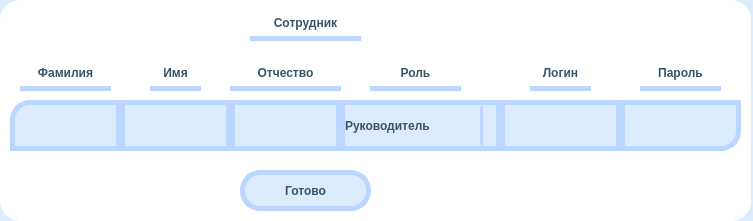
<?xml version="1.0" encoding="UTF-8"?>
<!-- Edit Employee UI code for CRM application
Copyright(C) 2022 Plnguins

This program is free software : you can redistribute it and / or modify
it under the terms of the GNU Affero General Public License as published
by the Free Software Foundation, either version 3 of the License, or
(at your option) any later version.

This program is distributed in the hope that it will be useful,
but WITHOUT ANY WARRANTY; without even the implied warranty of
MERCHANTABILITY or FITNESS FOR A PARTICULAR PURPOSE.See the
GNU Affero General Public License for more details.

You should have received a copy of the GNU Affero General Public License
along with this program.If not, see < https:  // www.gnu.org/licenses/>. -->
<ui version="4.0">
 <class>editEmployee</class>
 <widget class="QWidget" name="editEmployee">
  <property name="geometry">
   <rect>
    <x>0</x>
    <y>0</y>
    <width>753</width>
    <height>221</height>
   </rect>
  </property>
  <property name="windowTitle">
   <string>Сотрудник</string>
  </property>
  <widget class="QLabel" name="Name">
   <property name="geometry">
    <rect>
     <x>150</x>
     <y>60</y>
     <width>51</width>
     <height>31</height>
    </rect>
   </property>
   <property name="styleSheet">
    <string notr="true">	font: 12pt &quot;Comfortaa&quot;;
	font: bold;
	color:  rgb(56, 84, 102);
	border: 5px solid #BBD6FF ;
	border-top: transparent;
	border-left: transparent;
	border-right: transparent;</string>
   </property>
   <property name="text">
    <string>Имя</string>
   </property>
   <property name="alignment">
    <set>Qt::AlignCenter</set>
   </property>
  </widget>
  <widget class="QLabel" name="Login">
   <property name="geometry">
    <rect>
     <x>530</x>
     <y>60</y>
     <width>61</width>
     <height>31</height>
    </rect>
   </property>
   <property name="styleSheet">
    <string notr="true">	font: 12pt &quot;Comfortaa&quot;;
	font: bold;
	color:  rgb(56, 84, 102);
	border: 5px solid #BBD6FF ;
	border-top: transparent;
	border-left: transparent;
	border-right: transparent;</string>
   </property>
   <property name="text">
    <string>Логин</string>
   </property>
   <property name="alignment">
    <set>Qt::AlignCenter</set>
   </property>
  </widget>
  <widget class="QLabel" name="Password">
   <property name="geometry">
    <rect>
     <x>640</x>
     <y>60</y>
     <width>81</width>
     <height>31</height>
    </rect>
   </property>
   <property name="styleSheet">
    <string notr="true">	font: 12pt &quot;Comfortaa&quot;;
	font: bold;
	color:  rgb(56, 84, 102);
	border: 5px solid #BBD6FF ;
	border-top: transparent;
	border-left: transparent;
	border-right: transparent;</string>
   </property>
   <property name="text">
    <string>Пароль</string>
   </property>
   <property name="alignment">
    <set>Qt::AlignCenter</set>
   </property>
  </widget>
  <widget class="QLabel" name="Surname">
   <property name="geometry">
    <rect>
     <x>20</x>
     <y>60</y>
     <width>91</width>
     <height>31</height>
    </rect>
   </property>
   <property name="styleSheet">
    <string notr="true">	font: 12pt &quot;Comfortaa&quot;;
	font: bold;
	color:  rgb(56, 84, 102);
	border: 5px solid #BBD6FF ;
	border-top: transparent;
	border-left: transparent;
	border-right: transparent;</string>
   </property>
   <property name="text">
    <string>Фамилия</string>
   </property>
   <property name="alignment">
    <set>Qt::AlignCenter</set>
   </property>
  </widget>
  <widget class="QLineEdit" name="PasswordEnter">
   <property name="geometry">
    <rect>
     <x>620</x>
     <y>100</y>
     <width>121</width>
     <height>51</height>
    </rect>
   </property>
   <property name="styleSheet">
    <string notr="true">	font: 12pt &quot;Comfortaa&quot;;
	font: bold;
	color:  rgb(56, 84, 102);	
	background-color: rgb(221, 235, 255);
	border: 5px solid #BBD6FF ;
	border-top-left-radius: 0px;
	border-top-right-radius:0px;
	border-bottom-left-radius:0px;
	border-bottom-right-radius:20px;</string>
   </property>
   <property name="maxLength">
    <number>30</number>
   </property>
   <property name="alignment">
    <set>Qt::AlignCenter</set>
   </property>
  </widget>
  <widget class="QLineEdit" name="LoginEnter">
   <property name="geometry">
    <rect>
     <x>500</x>
     <y>100</y>
     <width>121</width>
     <height>51</height>
    </rect>
   </property>
   <property name="styleSheet">
    <string notr="true">	font: 12pt &quot;Comfortaa&quot;;
	font: bold;
	color:  rgb(56, 84, 102);	
	background-color: rgb(221, 235, 255);
	border: 5px solid #BBD6FF ;
	border-radius:0px;</string>
   </property>
   <property name="maxLength">
    <number>30</number>
   </property>
   <property name="alignment">
    <set>Qt::AlignCenter</set>
   </property>
  </widget>
  <widget class="QLineEdit" name="NameEnter">
   <property name="geometry">
    <rect>
     <x>120</x>
     <y>100</y>
     <width>111</width>
     <height>51</height>
    </rect>
   </property>
   <property name="styleSheet">
    <string notr="true">	font: 12pt &quot;Comfortaa&quot;;
	font: bold;
	color:  rgb(56, 84, 102);	
	background-color: rgb(221, 235, 255);
	border: 5px solid #BBD6FF ;
border-radius:0px;</string>
   </property>
   <property name="maxLength">
    <number>30</number>
   </property>
   <property name="alignment">
    <set>Qt::AlignCenter</set>
   </property>
  </widget>
  <widget class="QLabel" name="Patronymic">
   <property name="geometry">
    <rect>
     <x>230</x>
     <y>60</y>
     <width>111</width>
     <height>31</height>
    </rect>
   </property>
   <property name="styleSheet">
    <string notr="true">	font: 12pt &quot;Comfortaa&quot;;
	font: bold;
	color:  rgb(56, 84, 102);
	border: 5px solid #BBD6FF ;
	border-top: transparent;
	border-left: transparent;
	border-right: transparent;</string>
   </property>
   <property name="text">
    <string>Отчество</string>
   </property>
   <property name="alignment">
    <set>Qt::AlignCenter</set>
   </property>
  </widget>
  <widget class="QLabel" name="BackgroundEnter">
   <property name="geometry">
    <rect>
     <x>0</x>
     <y>0</y>
     <width>751</width>
     <height>221</height>
    </rect>
   </property>
   <property name="styleSheet">
    <string notr="true">background-color :rgb(255, 255, 255);
border-radius: 20px;</string>
   </property>
   <property name="text">
    <string/>
   </property>
  </widget>
  <widget class="QPushButton" name="Apply">
   <property name="geometry">
    <rect>
     <x>240</x>
     <y>170</y>
     <width>131</width>
     <height>41</height>
    </rect>
   </property>
   <property name="styleSheet">
    <string notr="true">QPushButton#Apply:!pressed {
    font: 12pt &quot;Comfortaa&quot;;
	font: bold;
	color:  rgb(56, 84, 102);	
	background-color: rgb(221, 235, 255);
	border: 5px solid #BBD6FF ;
	border-radius:20px;
 }

QPushButton#Apply {
    font: 12pt &quot;Comfortaa&quot;;
	font: bold;
	color:  rgb(56, 84, 102);	
	background-color: rgb(221, 235, 255);
	border: 5px solid #BBD6FF ;
	border-radius:20px;;
 }

QPushButton#Apply:hover {
    font: 12pt &quot;Comfortaa&quot;;
	font: bold;
	color:  rgb(56, 84, 102);	
	background-color: rgb(165, 199, 250);
	border: 5px solid #75ACFF;
	border-radius:20px;
 }


QPushButton#Apply:pressed {
    font: 12pt &quot;Comfortaa&quot;;
	font: bold;
	color:  rgb(56, 84, 102);	
	background-color: rgb(165, 199, 250);
	border: 5px solid #75ACFF;
	border-radius:20px;
 }</string>
   </property>
   <property name="text">
    <string>Готово</string>
   </property>
  </widget>
  <widget class="QLabel" name="Background">
   <property name="geometry">
    <rect>
     <x>0</x>
     <y>0</y>
     <width>1141</width>
     <height>311</height>
    </rect>
   </property>
   <property name="styleSheet">
    <string notr="true">background-color:rgb(221, 235, 255);</string>
   </property>
   <property name="text">
    <string/>
   </property>
  </widget>
  <widget class="QLabel" name="TableName">
   <property name="geometry">
    <rect>
     <x>250</x>
     <y>10</y>
     <width>111</width>
     <height>31</height>
    </rect>
   </property>
   <property name="styleSheet">
    <string notr="true">	font: 12pt &quot;Comfortaa&quot;;
	font: bold;
	color:  rgb(56, 84, 102);
	border: 5px solid #BBD6FF ;
	border-top: transparent;
	border-left: transparent;
	border-right: transparent;</string>
   </property>
   <property name="text">
    <string>Сотрудник</string>
   </property>
   <property name="alignment">
    <set>Qt::AlignCenter</set>
   </property>
  </widget>
  <widget class="QLineEdit" name="SurnameEnter">
   <property name="geometry">
    <rect>
     <x>10</x>
     <y>100</y>
     <width>111</width>
     <height>51</height>
    </rect>
   </property>
   <property name="styleSheet">
    <string notr="true">	font: 12pt &quot;Comfortaa&quot;;
	font: bold;
	color:  rgb(56, 84, 102);	
	background-color: rgb(221, 235, 255);
	border: 5px solid #BBD6FF ;
border-top-left-radius: 20px;
	border-top-right-radius:0px;
	border-bottom-left-radius:0px;
	border-bottom-right-radius:0px;</string>
   </property>
   <property name="maxLength">
    <number>30</number>
   </property>
   <property name="alignment">
    <set>Qt::AlignCenter</set>
   </property>
  </widget>
  <widget class="QLineEdit" name="PatronymicEnter">
   <property name="geometry">
    <rect>
     <x>230</x>
     <y>100</y>
     <width>111</width>
     <height>51</height>
    </rect>
   </property>
   <property name="styleSheet">
    <string notr="true">	font: 12pt &quot;Comfortaa&quot;;
	font: bold;
	color:  rgb(56, 84, 102);	
	background-color: rgb(221, 235, 255);
	border: 5px solid #BBD6FF ;
	border-radius:0px;</string>
   </property>
   <property name="maxLength">
    <number>30</number>
   </property>
   <property name="alignment">
    <set>Qt::AlignCenter</set>
   </property>
  </widget>
  <widget class="QComboBox" name="RoleChange">
   <property name="geometry">
    <rect>
     <x>340</x>
     <y>100</y>
     <width>161</width>
     <height>51</height>
    </rect>
   </property>
   <property name="styleSheet">
    <string notr="true">QComboBox{
font: 12pt &quot;Comfortaa&quot;;
	font: bold;
	color:  rgb(56, 84, 102);	
	background-color: rgb(221, 235, 255);
	border: 5px solid #BBD6FF ;
border-radius:0px;
}

QComboBox::drop-down {

    border-left: 3px solid #BBD6FF ;
    border-top-left-radius: 3px; /* same radius as the QComboBox */
    border-bottom-left-radius: 3px;
}

QComboBox::down-arrow:!on {
    image: url(&quot;:/images/downArrow.png&quot;);
}

QComboBox::down-arrow:on { 
    image: url(&quot;:/images/upArrow.png&quot;);
}



QComboBox QAbstractItemView {
    border: 5px solid #BBD6FF ;
	background-color: rgb(221, 235, 255);
	border-bottom-left-radius:5px;
	border-bottom-right-radius:5px;
	border-top-left-radius:0px;
	border-top-right-radius:0px;
}






</string>
   </property>
   <item>
    <property name="text">
     <string>Руководитель</string>
    </property>
   </item>
   <item>
    <property name="text">
     <string>Продавец</string>
    </property>
   </item>
   <item>
    <property name="text">
     <string>Маркетолог</string>
    </property>
   </item>
   <item>
    <property name="text">
     <string>Менеджер</string>
    </property>
   </item>
  </widget>
  <widget class="QLabel" name="Role">
   <property name="geometry">
    <rect>
     <x>370</x>
     <y>60</y>
     <width>91</width>
     <height>31</height>
    </rect>
   </property>
   <property name="styleSheet">
    <string notr="true">	font: 12pt &quot;Comfortaa&quot;;
	font: bold;
	color:  rgb(56, 84, 102);
	border: 5px solid #BBD6FF ;
	border-top: transparent;
	border-left: transparent;
	border-right: transparent;</string>
   </property>
   <property name="text">
    <string>Роль</string>
   </property>
   <property name="alignment">
    <set>Qt::AlignCenter</set>
   </property>
  </widget>
  <zorder>Background</zorder>
  <zorder>BackgroundEnter</zorder>
  <zorder>Password</zorder>
  <zorder>Surname</zorder>
  <zorder>TableName</zorder>
  <zorder>Name</zorder>
  <zorder>Patronymic</zorder>
  <zorder>Login</zorder>
  <zorder>SurnameEnter</zorder>
  <zorder>NameEnter</zorder>
  <zorder>PatronymicEnter</zorder>
  <zorder>LoginEnter</zorder>
  <zorder>PasswordEnter</zorder>
  <zorder>Apply</zorder>
  <zorder>RoleChange</zorder>
  <zorder>Role</zorder>
 </widget>
 <tabstops>
  <tabstop>SurnameEnter</tabstop>
  <tabstop>NameEnter</tabstop>
  <tabstop>PatronymicEnter</tabstop>
  <tabstop>LoginEnter</tabstop>
  <tabstop>PasswordEnter</tabstop>
  <tabstop>Apply</tabstop>
 </tabstops>
 <resources/>
 <connections/>
</ui>
